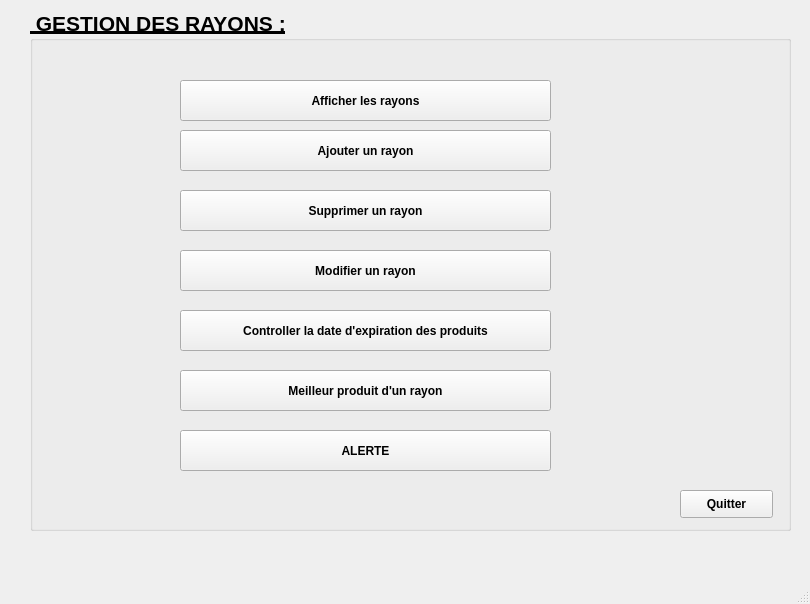
<?xml version="1.0" encoding="UTF-8"?>
<ui version="4.0">
 <class>MainWindow</class>
 <widget class="QMainWindow" name="MainWindow">
  <property name="geometry">
   <rect>
    <x>0</x>
    <y>0</y>
    <width>810</width>
    <height>604</height>
   </rect>
  </property>
  <property name="windowTitle">
   <string>MainWindow</string>
  </property>
  <property name="styleSheet">
   <string notr="true"/>
  </property>
  <widget class="QWidget" name="centralwidget">
   <widget class="QGroupBox" name="Gestion">
    <property name="geometry">
     <rect>
      <x>30</x>
      <y>10</y>
      <width>761</width>
      <height>521</height>
     </rect>
    </property>
    <property name="font">
     <font>
      <pointsize>16</pointsize>
      <weight>75</weight>
      <bold>true</bold>
      <underline>true</underline>
     </font>
    </property>
    <property name="mouseTracking">
     <bool>false</bool>
    </property>
    <property name="styleSheet">
     <string notr="true"/>
    </property>
    <property name="title">
     <string> GESTION DES RAYONS :</string>
    </property>
    <widget class="QPushButton" name="pushButton">
     <property name="geometry">
      <rect>
       <x>150</x>
       <y>120</y>
       <width>371</width>
       <height>41</height>
      </rect>
     </property>
     <property name="font">
      <font>
       <pointsize>9</pointsize>
       <weight>75</weight>
       <bold>true</bold>
       <underline>false</underline>
      </font>
     </property>
     <property name="mouseTracking">
      <bool>true</bool>
     </property>
     <property name="focusPolicy">
      <enum>Qt::ClickFocus</enum>
     </property>
     <property name="text">
      <string>Ajouter un rayon</string>
     </property>
     <property name="autoDefault">
      <bool>false</bool>
     </property>
     <property name="default">
      <bool>false</bool>
     </property>
     <property name="flat">
      <bool>false</bool>
     </property>
    </widget>
    <widget class="QPushButton" name="pushButton_2">
     <property name="geometry">
      <rect>
       <x>150</x>
       <y>300</y>
       <width>371</width>
       <height>41</height>
      </rect>
     </property>
     <property name="font">
      <font>
       <pointsize>9</pointsize>
       <weight>75</weight>
       <bold>true</bold>
       <underline>false</underline>
      </font>
     </property>
     <property name="mouseTracking">
      <bool>true</bool>
     </property>
     <property name="focusPolicy">
      <enum>Qt::ClickFocus</enum>
     </property>
     <property name="text">
      <string>Controller la date d'expiration des produits</string>
     </property>
    </widget>
    <widget class="QPushButton" name="pushButton_4">
     <property name="geometry">
      <rect>
       <x>150</x>
       <y>70</y>
       <width>371</width>
       <height>41</height>
      </rect>
     </property>
     <property name="font">
      <font>
       <pointsize>9</pointsize>
       <weight>75</weight>
       <bold>true</bold>
       <underline>false</underline>
      </font>
     </property>
     <property name="mouseTracking">
      <bool>true</bool>
     </property>
     <property name="focusPolicy">
      <enum>Qt::ClickFocus</enum>
     </property>
     <property name="styleSheet">
      <string notr="true"/>
     </property>
     <property name="text">
      <string>Afficher les rayons</string>
     </property>
    </widget>
    <widget class="QPushButton" name="pushButton_5">
     <property name="geometry">
      <rect>
       <x>150</x>
       <y>180</y>
       <width>371</width>
       <height>41</height>
      </rect>
     </property>
     <property name="font">
      <font>
       <pointsize>9</pointsize>
       <weight>75</weight>
       <bold>true</bold>
       <underline>false</underline>
      </font>
     </property>
     <property name="mouseTracking">
      <bool>true</bool>
     </property>
     <property name="focusPolicy">
      <enum>Qt::ClickFocus</enum>
     </property>
     <property name="text">
      <string>Supprimer un rayon</string>
     </property>
    </widget>
    <widget class="QPushButton" name="pushButton_6">
     <property name="geometry">
      <rect>
       <x>150</x>
       <y>240</y>
       <width>371</width>
       <height>41</height>
      </rect>
     </property>
     <property name="font">
      <font>
       <pointsize>9</pointsize>
       <weight>75</weight>
       <bold>true</bold>
       <underline>false</underline>
      </font>
     </property>
     <property name="mouseTracking">
      <bool>true</bool>
     </property>
     <property name="focusPolicy">
      <enum>Qt::ClickFocus</enum>
     </property>
     <property name="text">
      <string>Modifier un rayon</string>
     </property>
    </widget>
    <widget class="QPushButton" name="pushButton_3">
     <property name="geometry">
      <rect>
       <x>150</x>
       <y>360</y>
       <width>371</width>
       <height>41</height>
      </rect>
     </property>
     <property name="font">
      <font>
       <pointsize>9</pointsize>
       <weight>75</weight>
       <bold>true</bold>
       <underline>false</underline>
      </font>
     </property>
     <property name="mouseTracking">
      <bool>true</bool>
     </property>
     <property name="focusPolicy">
      <enum>Qt::ClickFocus</enum>
     </property>
     <property name="text">
      <string>Meilleur produit d'un rayon</string>
     </property>
    </widget>
    <widget class="QPushButton" name="pushButton_7">
     <property name="geometry">
      <rect>
       <x>150</x>
       <y>420</y>
       <width>371</width>
       <height>41</height>
      </rect>
     </property>
     <property name="font">
      <font>
       <pointsize>9</pointsize>
       <weight>75</weight>
       <bold>true</bold>
       <underline>false</underline>
      </font>
     </property>
     <property name="mouseTracking">
      <bool>true</bool>
     </property>
     <property name="focusPolicy">
      <enum>Qt::ClickFocus</enum>
     </property>
     <property name="toolTip">
      <string/>
     </property>
     <property name="whatsThis">
      <string/>
     </property>
     <property name="autoFillBackground">
      <bool>true</bool>
     </property>
     <property name="text">
      <string>ALERTE</string>
     </property>
    </widget>
    <widget class="QPushButton" name="pushButton_8">
     <property name="geometry">
      <rect>
       <x>650</x>
       <y>480</y>
       <width>93</width>
       <height>28</height>
      </rect>
     </property>
     <property name="font">
      <font>
       <pointsize>9</pointsize>
       <weight>75</weight>
       <bold>true</bold>
       <underline>false</underline>
      </font>
     </property>
     <property name="mouseTracking">
      <bool>true</bool>
     </property>
     <property name="focusPolicy">
      <enum>Qt::ClickFocus</enum>
     </property>
     <property name="text">
      <string>Quitter</string>
     </property>
    </widget>
    <widget class="QLabel" name="label">
     <property name="geometry">
      <rect>
       <x>40</x>
       <y>120</y>
       <width>55</width>
       <height>16</height>
      </rect>
     </property>
     <property name="styleSheet">
      <string notr="true"/>
     </property>
     <property name="text">
      <string/>
     </property>
    </widget>
   </widget>
  </widget>
  <widget class="QMenuBar" name="menubar">
   <property name="geometry">
    <rect>
     <x>0</x>
     <y>0</y>
     <width>810</width>
     <height>26</height>
    </rect>
   </property>
  </widget>
  <widget class="QStatusBar" name="statusbar"/>
 </widget>
 <resources/>
 <connections>
  <connection>
   <sender>pushButton_8</sender>
   <signal>clicked()</signal>
   <receiver>MainWindow</receiver>
   <slot>close()</slot>
   <hints>
    <hint type="sourcelabel">
     <x>688</x>
     <y>530</y>
    </hint>
    <hint type="destinationlabel">
     <x>809</x>
     <y>241</y>
    </hint>
   </hints>
  </connection>
 </connections>
</ui>
